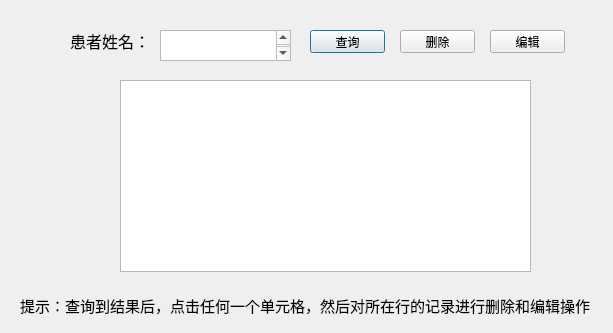
<?xml version="1.0" encoding="UTF-8"?>
<ui version="4.0">
 <class>modifyDialog</class>
 <widget class="QDialog" name="modifyDialog">
  <property name="geometry">
   <rect>
    <x>0</x>
    <y>0</y>
    <width>613</width>
    <height>333</height>
   </rect>
  </property>
  <property name="windowTitle">
   <string>Dialog</string>
  </property>
  <widget class="QLabel" name="label">
   <property name="geometry">
    <rect>
     <x>70</x>
     <y>20</y>
     <width>91</width>
     <height>41</height>
    </rect>
   </property>
   <property name="font">
    <font>
     <family>等线</family>
     <pointsize>12</pointsize>
    </font>
   </property>
   <property name="text">
    <string>患者姓名：</string>
   </property>
  </widget>
  <widget class="QTextEdit" name="textEdit">
   <property name="geometry">
    <rect>
     <x>160</x>
     <y>30</y>
     <width>131</width>
     <height>31</height>
    </rect>
   </property>
   <property name="font">
    <font>
     <family>等线</family>
     <pointsize>14</pointsize>
    </font>
   </property>
  </widget>
  <widget class="QPushButton" name="pushButton">
   <property name="geometry">
    <rect>
     <x>310</x>
     <y>30</y>
     <width>75</width>
     <height>23</height>
    </rect>
   </property>
   <property name="text">
    <string>查询</string>
   </property>
  </widget>
  <widget class="QTableView" name="tableView">
   <property name="geometry">
    <rect>
     <x>120</x>
     <y>80</y>
     <width>411</width>
     <height>192</height>
    </rect>
   </property>
  </widget>
  <widget class="QPushButton" name="pushButton_2">
   <property name="geometry">
    <rect>
     <x>400</x>
     <y>30</y>
     <width>75</width>
     <height>23</height>
    </rect>
   </property>
   <property name="text">
    <string>删除</string>
   </property>
  </widget>
  <widget class="QPushButton" name="pushButton_3">
   <property name="geometry">
    <rect>
     <x>490</x>
     <y>30</y>
     <width>75</width>
     <height>23</height>
    </rect>
   </property>
   <property name="text">
    <string>编辑</string>
   </property>
  </widget>
  <widget class="QLabel" name="label_2">
   <property name="geometry">
    <rect>
     <x>20</x>
     <y>290</y>
     <width>591</width>
     <height>31</height>
    </rect>
   </property>
   <property name="font">
    <font>
     <family>等线</family>
     <pointsize>11</pointsize>
    </font>
   </property>
   <property name="text">
    <string>提示：查询到结果后，点击任何一个单元格，然后对所在行的记录进行删除和编辑操作</string>
   </property>
  </widget>
 </widget>
 <resources/>
 <connections/>
</ui>
